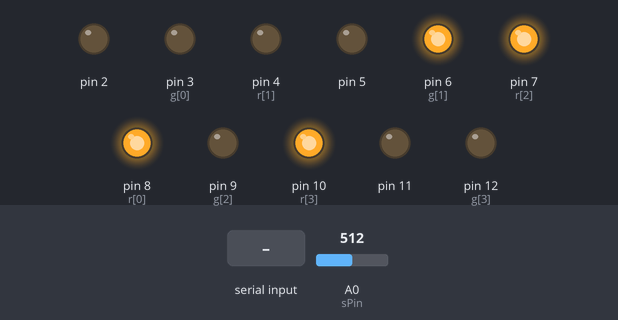
Simulated run of this sketch. Board: Arduino Uno, built with avr-gcc and run on an emulated ATmega328P. Parts: output pins drawn as LEDs (lit = HIGH). The inputs (shaded band) are chosen by the test bench; at power-on: A0 (sPin) = 512. Pins used as bus, display or sensor lines are not drawn.

Above: at 5.1 s.
At 21.4 s:
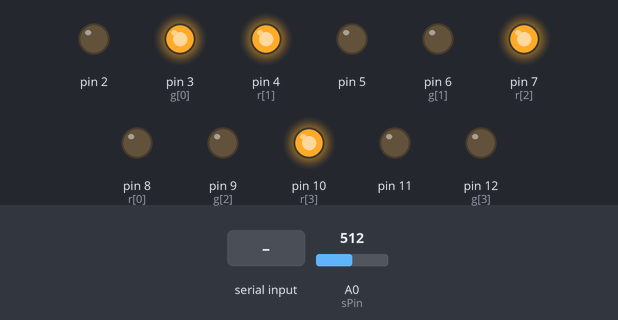
21.5 s: "1" received over Serial
At 25.9 s:
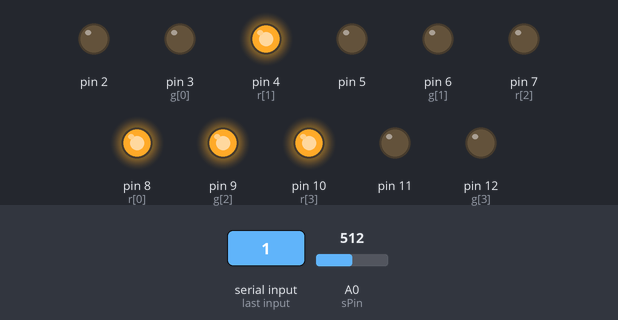
Timing chart, 0 to 31.6 s (numbered marks = the images above; inputs shaded):
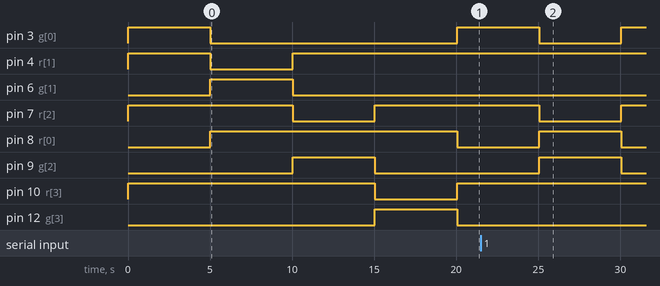

Measured:
- after the input at 21.5 s, pin 4 (r[1]): stays HIGH (without the input it goes to LOW after 3.6 s); pin 6 (g[1]): stays LOW (without the input it goes to HIGH after 3.6 s); pin 7 (r[2]): HIGH → LOW after 3.6 s instead of 8.6 s; pin 9 (g[2]): LOW → HIGH after 3.6 s instead of 8.6 s

The sketch:

Final_Traffic.ino
```cpp
// Signal Lights
int r[4] = {8,4,7,10};  //red

int g[4] = {3,6,9,12};  //green

int sPin=A0;
float val;
char p;
int data;
float mapval;

void setup() {
pinMode (1, OUTPUT);
pinMode (2, OUTPUT);
pinMode (3, OUTPUT);

pinMode (4, OUTPUT);
pinMode (5, OUTPUT);
pinMode (6, OUTPUT);

pinMode (7, OUTPUT);
pinMode (8, OUTPUT);
pinMode (9, OUTPUT);

pinMode (10, OUTPUT);
pinMode (11, OUTPUT);
pinMode (12, OUTPUT);
//Preset
digitalWrite(1,HIGH);
digitalWrite(2,LOW);
digitalWrite(3,LOW);
digitalWrite(4,HIGH);
digitalWrite(5,LOW);
digitalWrite(6,LOW);
digitalWrite(7,HIGH);
digitalWrite(8,HIGH);
digitalWrite(9,LOW);
digitalWrite(10,HIGH);
digitalWrite(11,LOW);
digitalWrite(12,LOW);
pinMode(sPin,INPUT);
Serial.begin(9600);

}

//After input is detected
void interrupt(int a, int b)        //'b' is the current active signal 'a' is signal from where the interrupt occurs
{
  digitalWrite(g[b],LOW);           //Turning off signal b
  digitalWrite(r[b],HIGH);
  digitalWrite(g[a],HIGH);           //Turning on signal a
  digitalWrite(r[a],LOW);
  delay(5000);
  digitalWrite(1,HIGH);
digitalWrite(2,LOW);
digitalWrite(3,LOW);
digitalWrite(4,HIGH);
digitalWrite(5,LOW);
digitalWrite(6,LOW);
digitalWrite(7,HIGH);
digitalWrite(8,HIGH);
digitalWrite(9,LOW);
digitalWrite(10,HIGH);
digitalWrite(11,LOW);
digitalWrite(12,LOW);
  //Serial.println("HI");
  loop();
}

void loop() {


    for(int i=0; i<4; i++)
    {
      digitalWrite(g[i],HIGH);
      digitalWrite(r[i],LOW);
      p=Serial.read();
      if(p=='1')
      { data=1;}
      else {data=0;}
      //Audio input
      val= analogRead(sPin);
      mapval= map(val,0,255,0,1000); //Mapped value
      int x= 2;
      //Serial.println(x);
      //Serial.println(mapval);

      for(int j=0; j<=500; j++)
      {

        if((data==1)&&(mapval>200))                          // 'x' is randomly generated signal number for demonstration of which signal is interrupted
        {
          interrupt(x,i);
        }
        delay(10);                        //Output from IP is checked every two seconds
      }

      digitalWrite(g[i],LOW);
      digitalWrite(r[i],HIGH);

    }

 }
```
